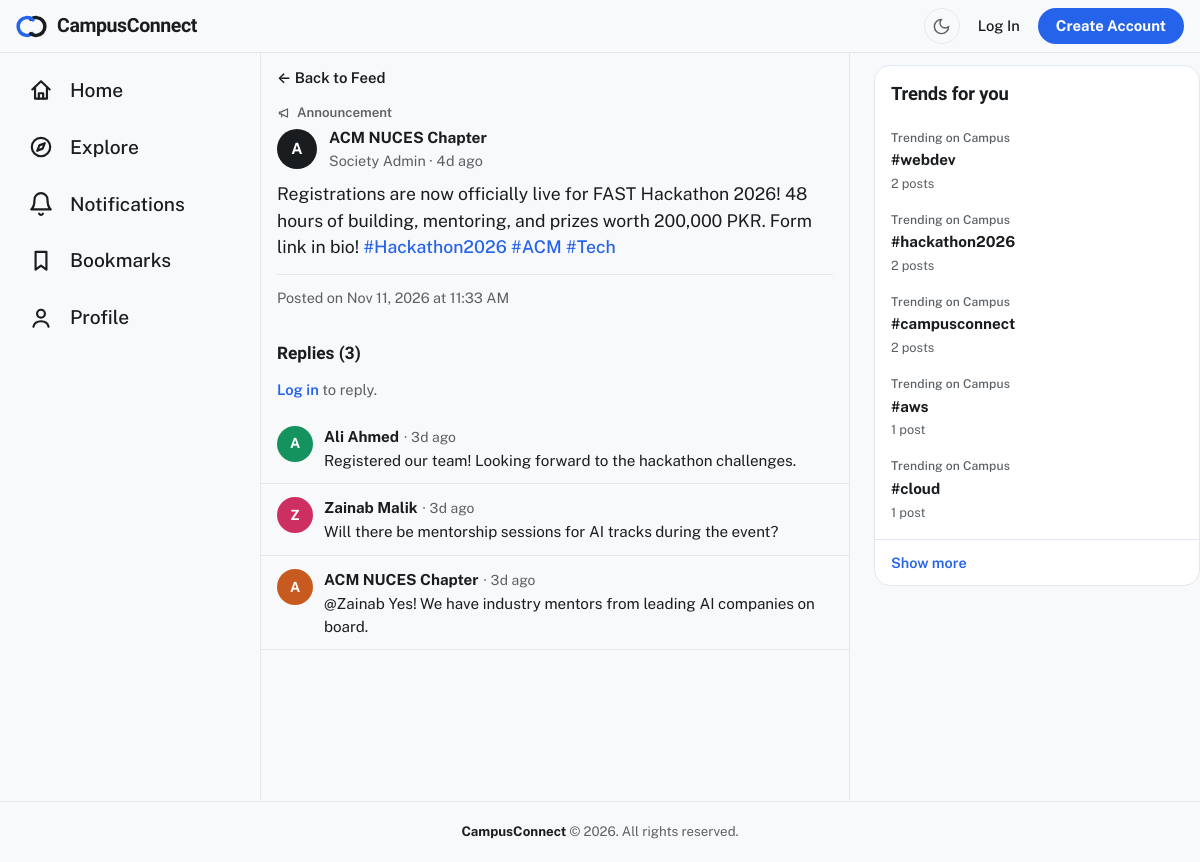
/post.php?id=2, run on the app's committed database.
### tables this page shows
CREATE TABLE IF NOT EXISTS posts (
    id INT AUTO_INCREMENT PRIMARY KEY,
    user_id INT NOT NULL,
    content TEXT NOT NULL,
    is_announcement TINYINT(1) NOT NULL DEFAULT 0,
    created_at TIMESTAMP DEFAULT CURRENT_TIMESTAMP,
    updated_at TIMESTAMP DEFAULT CURRENT_TIMESTAMP ON UPDATE CURRENT_TIMESTAMP,
    deleted_at TIMESTAMP NULL DEFAULT NULL,
    CONSTRAINT fk_posts_user FOREIGN KEY (user_id) REFERENCES users(id) ON DELETE CASCADE
);

CREATE TABLE IF NOT EXISTS users (
    id INT AUTO_INCREMENT PRIMARY KEY,
    name VARCHAR(255) NOT NULL,
    email VARCHAR(255) UNIQUE NOT NULL,
    password_hash VARCHAR(255) NOT NULL,
    role ENUM('student', 'society_admin', 'system_admin') DEFAULT 'student',
    bio TEXT DEFAULT NULL,
    cover_style VARCHAR(20) NOT NULL DEFAULT 'signature',
    created_at TIMESTAMP DEFAULT CURRENT_TIMESTAMP
);

CREATE TABLE IF NOT EXISTS replies (
    id INT AUTO_INCREMENT PRIMARY KEY,
    post_id INT NOT NULL,
    user_id INT NOT NULL,
    content TEXT NOT NULL,
    created_at TIMESTAMP DEFAULT CURRENT_TIMESTAMP,
    updated_at TIMESTAMP DEFAULT CURRENT_TIMESTAMP ON UPDATE CURRENT_TIMESTAMP,
    deleted_at TIMESTAMP NULL DEFAULT NULL,
    CONSTRAINT fk_replies_post FOREIGN KEY (post_id) REFERENCES posts(id) ON DELETE CASCADE,
    CONSTRAINT fk_replies_user FOREIGN KEY (user_id) REFERENCES users(id) ON DELETE CASCADE
);

CREATE TABLE IF NOT EXISTS hashtags (
    id INT AUTO_INCREMENT PRIMARY KEY,
    tag VARCHAR(100) UNIQUE NOT NULL,
    created_at TIMESTAMP DEFAULT CURRENT_TIMESTAMP
);

### classes/DbSessionHandler.php (called while the page is built, shortened)
<?php
class DbSessionHandler implements SessionHandlerInterface {
    private PDO $db;
    public function __construct(PDO $dbConnection) {
        $this->db = $dbConnection;
    }
    public function open(string $path, string $name): bool {
        return true;
    }
    public function read(string $id): string|false {
        $sql = "SELECT data FROM sessions WHERE id = :id LIMIT 1";
        $stmt = $this->db->prepare($sql);
        $stmt->bindParam(':id', $id, PDO::PARAM_STR);
        $stmt->execute();
        $row = $stmt->fetch(PDO::FETCH_ASSOC);
        return $row ? (string)$row['data'] : '';
    }
}

### classes/Auth.php (called while the page is built, shortened)
<?php
require_once __DIR__ . '/Authorization.php';
class Auth {
    private static function startSession() {
        if (session_status() === PHP_SESSION_NONE && !headers_sent()) {
            session_start();
        }
    }
    private static function enforceIdleTimeout(): void {
        $lastActivity = isset($_SESSION['last_activity']) ? (int)$_SESSION['last_activity'] : 0;
    }
    public static function isLoggedIn() {
        return isset($_SESSION['user_id']);
    }
    public static function user() {
        self::startSession();
        return null;
    }
}

### classes/Post.php (called while the page is built, shortened)
<?php
require_once __DIR__ . '/Hashtag.php';
class Post {
    private PDO $db;
    public function __construct(PDO $dbConnection) {
        $this->db = $dbConnection;
    }
    public function getById(int $postId, int $viewerId = 0) {
        $viewerSubquery = $viewerId > 0
            ? ", (SELECT COUNT(*) FROM likes l WHERE l.post_id = p.id AND l.user_id = :viewer_id) AS is_liked,
               (SELECT COUNT(*) FROM bookmarks b WHERE b.post_id = p.id AND b.user_id = :viewer_id2) AS is_bookmarked"
            : ", 0 AS is_liked, 0 AS is_bookmarked";
        $sql = "SELECT p.id, p.user_id, p.content, p.is_announcement, p.created_at, p.updated_at,
                       u.name AS author_name, u.role AS author_role,
                       (SELECT COUNT(*) FROM replies r WHERE r.post_id = p.id AND r.deleted_at IS NULL) AS reply_count,
                       (SELECT COUNT(*) FROM likes l2 WHERE l2.post_id = p.id) AS like_count
                       {$viewerSubquery}
                FROM posts p
                JOIN users u ON p.user_id = u.id
                WHERE p.id = :id AND p.deleted_at IS NULL
                LIMIT 1";
        $stmt = $this->db->prepare($sql);
        $stmt->bindParam(':id', $postId, PDO::PARAM_INT);
        $stmt->execute();
        $post = $stmt->fetch(PDO::FETCH_ASSOC);
        if ($post) {
            $post['time_ago'] = $this->formatTimeAgo($post['created_at']);
        }
        return $post;
    }
    public static function formatTimeAgo(string $datetime): string {
        $timestamp = strtotime($datetime);
        $diff = time() - $timestamp;
        if ($diff < 604800) {
            return floor($diff / 86400) . 'd ago';
        }
        return date('M j, Y', $timestamp);
    }
}

### classes/Authorization.php (called while the page is built, shortened)
<?php
class Authorization {
    public static function normalizeRole($role): string {
        $clean = is_string($role) ? strtolower(trim($role)) : '';
        return in_array($clean, self::ROLES, true) ? $clean : self::ROLE_STUDENT;
    }
    public static function isOfficialRole($role): bool {
        $role = self::normalizeRole($role);
        return $role === self::ROLE_SYSTEM_ADMIN || $role === self::ROLE_SOCIETY_ADMIN;
    }
    public static function displayLabel($role): string {
        $role = self::normalizeRole($role);
        return self::DISPLAY_LABELS[$role] ?? 'Student';
    }
}

### classes/Reply.php (called while the page is built, shortened)
<?php
require_once __DIR__ . '/Post.php';
class Reply {
    private PDO $db;
    public function __construct(PDO $dbConnection) {
        $this->db = $dbConnection;
    }
    public function getByPostId(int $postId, int $limit = 100, int $offset = 0): array {
        $sql = "SELECT r.id, r.post_id, r.user_id, r.content, r.created_at, r.updated_at,
                       u.name AS author_name, u.role AS author_role
                FROM replies r
                JOIN users u ON r.user_id = u.id
                WHERE r.post_id = :post_id AND r.deleted_at IS NULL
                ORDER BY r.created_at ASC, r.id ASC
                LIMIT :limit OFFSET :offset";
        $stmt = $this->db->prepare($sql);
        $stmt->bindParam(':post_id', $postId, PDO::PARAM_INT);
        $stmt->bindValue(':limit', $limit, PDO::PARAM_INT);
        $stmt->bindValue(':offset', $offset, PDO::PARAM_INT);
        $stmt->execute();
        $rows = $stmt->fetchAll(PDO::FETCH_ASSOC);
        return $rows;
    }
}

### post.php (the view, shortened to what this page needs)
<?php
require_once 'config/Database.php';
require_once 'classes/Post.php';
require_once 'classes/Reply.php';
require_once 'classes/Bookmark.php';
require_once 'classes/Report.php';
require_once 'includes/social_widgets.php';
require_once 'includes/header.php';
$db = Database::getInstance()->getConnection();
$postId = (int)($_GET['id'] ?? 0);
$post = false;
$replies = [];
if ($postId > 0) {
    $postModel = new Post($db);
    $viewerId = $currentUser ? (int)$currentUser['id'] : 0;
    $post = $postModel->getById($postId, $viewerId);
    if ($post) {
        $replyModel = new Reply($db);
        $replies = $replyModel->getByPostId($postId);
    }
}
?>
<div class="layout-3col">
    <?php renderLeftNav(''); ?>
    <div class="col-main">
    <a href="index.php" class="back-link">&larr; Back to Feed</a>
    <?php if (!$post): ?>
        <div class="empty-state" style="margin-top: 1rem;">
            <span class="empty-icon"><svg viewBox="0 0 24 24" fill="none" stroke="currentColor" stroke-width="1.7" stroke-linecap="round" stroke-linejoin="round" aria-hidden="true"><circle cx="11" cy="11" r="6.5"/><path d="m16 16 4.5 4.5"/></svg></span>
            <h4 class="empty-title">Post not found</h4>
            <p class="empty-text">
                This post may have been deleted, or the link is incorrect.
            </p>
        </div>
    <?php else: ?>
        <?php
            $authorInitial = strtoupper(mb_substr(trim($post['author_name']), 0, 1, 'UTF-8'));
            $createdFormatted = date('M j, Y \a\t g:i A', strtotime($post['created_at']));
        ?>
        <?php $detailIsAnnouncement = !empty($post['is_announcement']); ?>
        <div class="detail-card">
            <?php if ($detailIsAnnouncement): ?>
                <div class="announce-line"><svg viewBox="0 0 24 24" fill="none" stroke="currentColor" stroke-width="2" stroke-linecap="round" stroke-linejoin="round" aria-hidden="true"><path d="M4 10.5v3h2.5L18 19V5L6.5 10.5H4Z"/><path d="M8 14v4.5"/></svg>Announcement</div>
            <?php endif; ?>
            <div class="detail-head">
                <span class="avatar-md<?= avatarToneClass((int)$post['user_id'], (string)($post['author_role'] ?? '')) ?>"><?= htmlspecialchars($authorInitial) ?></span>
                <div>
                    <div class="detail-author">
                        <?= htmlspecialchars($post['author_name']) ?>
                    </div>
                    <div class="detail-meta">
                        <?= htmlspecialchars(Authorization::displayLabel($post['author_role'] ?? 'student')) ?> &middot; <?= htmlspecialchars($post['time_ago']) ?>
                    </div>
                </div>
            </div>
            <p class="detail-content"><?= Hashtag::renderHashtagLinks(htmlspecialchars($post['content'])) ?></p>
            <div class="detail-foot">
                Posted on <?= htmlspecialchars($createdFormatted) ?>
            </div>
        </div>
        <h3 class="section-title">
            Replies (<?= count($replies) ?>)
        </h3>
        <?php if ($currentUser): ?>
            <div class="compose-card">
                <form method="POST" action="reply_action.php" id="reply-form">
                    <?= Csrf::field() ?>
                    <input type="hidden" name="action" value="create">
                    <input type="hidden" name="post_id" value="<?= (int)$post['id'] ?>">
                    <div class="compose-flex">
                        <span class="avatar-md<?= avatarToneClass((int)$currentUser['id'], (string)$currentUser['role']) ?>"><?= htmlspecialchars(strtoupper(mb_substr(trim($currentUser['name']), 0, 1, 'UTF-8'))) ?></span>
                        <textarea id="reply-content" class="form-control" name="content" rows="3" maxlength="280" placeholder="Write a reply..."></textarea>
                    </div>
                    <div class="compose-row">
                        <span id="reply-counter" class="char-counter">0 / 280</span>
                        <button type="submit" id="reply-submit" class="btn-primary" disabled>Reply</button>
                    </div>
                </form>
            </div>
            <script>
                (function () {
                    var textarea = document.getElementById('reply-content');
                    var counter = document.getElementById('reply-counter');
                    var submit = document.getElementById('reply-submit');
                    var MAX = 280;
                    function refreshCounter() {
                        var len = textarea.value.trim().length;
                        counter.textContent = len + ' / ' + MAX;
                        var invalid = len === 0 || len > MAX;
                        counter.style.color = len > MAX ? '#D92D20' : '#536471';
                        submit.disabled = invalid;
                    }
                    textarea.addEventListener('input', refreshCounter);
                    refreshCounter();
                })();
            </script>
        <?php else: ?>
            <p class="login-to-reply">
                <a href="login.php">Log in</a> to reply.
            </p>
        <?php endif; ?>
        <?php if (empty($replies)): ?>
            <p class="login-to-reply">No replies yet. Be the first to reply.</p>
        <?php else: ?>
            <?php foreach ($replies as $reply): ?>
                <?php
                    $replyInitial = strtoupper(mb_substr(trim($reply['author_name']), 0, 1, 'UTF-8'));
                ?>
                <div class="reply-card">
                    <span class="avatar-sm<?= avatarToneClass((int)$reply['user_id']) ?>"><?= htmlspecialchars($replyInitial) ?></span>
                    <div class="reply-body">
                        <div class="reply-head">
                            <a class="reply-author" href="profile.php?id=<?= (int)$reply['user_id'] ?>"><?= htmlspecialchars($reply['author_name']) ?></a>
                            <span class="reply-time">&middot; <?= htmlspecialchars($reply['time_ago'] ?? date('M j, g:i A', strtotime($reply['created_at']))) ?></span>
                        </div>
                        <p class="reply-content"><?= Hashtag::renderHashtagLinks(htmlspecialchars($reply['content'])) ?></p>
                    </div>
                </div>
            <?php endforeach; ?>
        <?php endif; ?>
    <?php endif; ?>
    </div>
    <div class="col-side">
        <?php renderTrendingHashtagsWidget($db); ?>
    </div>
</div>
<?php require_once 'includes/footer.php'; ?>

### includes/social_widgets.php (shortened to what this page needs)
<?php
require_once __DIR__ . '/../classes/Hashtag.php';
function renderLeftNav(string $active): void {
    $viewerId = isset($GLOBALS['currentUser']['id']) ? (int)$GLOBALS['currentUser']['id'] : 0;
    $unreadCount = 0;
    $svgAttrs = 'viewBox="0 0 24 24" fill="none" stroke="currentColor" stroke-width="1.8" stroke-linecap="round" stroke-linejoin="round" aria-hidden="true"';
    $links = [
        'home' => ['index.php', 'Home', '<svg ' . $svgAttrs . '><path d="M4 11.5 12 4l8 7.5"/><path d="M6.5 9.5V20h11V9.5"/><path d="M10 20v-5h4v5"/></svg>', 0],
        'explore' => ['explore.php', 'Explore', '<svg ' . $svgAttrs . '><circle cx="12" cy="12" r="8.5"/><path d="M15.5 8.5 13.5 13.5 8.5 15.5 10.5 10.5Z"/></svg>', 0],
        'notifications' => ['notifications.php', 'Notifications', '<svg ' . $svgAttrs . '><path d="M18 8A6 6 0 0 0 6 8c0 7-3 9-3 9h18s-3-2-3-9"/><path d="M13.73 21a2 2 0 0 1-3.46 0"/></svg>', $unreadCount],
        'bookmarks' => ['bookmarks.php', 'Bookmarks', '<svg ' . $svgAttrs . '><path d="M7 3.5h10V20l-5-3.8L7 20Z"/></svg>', 0],
        'profile' => [$viewerId ? 'profile.php?id=' . $viewerId : 'login.php', 'Profile', '<svg ' . $svgAttrs . '><circle cx="12" cy="8" r="3.6"/><path d="M5 20c.8-3.4 3.6-5 7-5s6.2 1.6 7 5"/></svg>', 0],
    ];
    echo '<nav class="col-nav" aria-label="Section">';
    foreach ($links as $key => [$href, $label, $icon, $badge]) {
        $isActive = $key === $active ? ' nav-col-active' : '';
        echo '<a href="' . htmlspecialchars($href) . '" class="nav-col-link' . $isActive . '"'
            . ' aria-label="' . htmlspecialchars($label) . '"'
            . ($key === $active ? ' aria-current="page"' : '') . '>'
            . $icon . '<span>' . htmlspecialchars($label) . '</span>';
        echo '</a>';
    }
    echo '</nav>';
}
function renderTrendingHashtagsWidget(PDO $db, int $limit = 5): void {
    require_once __DIR__ . '/../classes/Hashtag.php';
    $hashtagModel = new Hashtag($db);
    $trending = $hashtagModel->getTrending($limit);
    echo '<div class="widget">';
    echo '<h4 class="widget-title">Trends for you</h4>';
    if (empty($trending)) {
        echo '<p class="widget-empty">No trending topics yet.</p>';
    } else {
        foreach ($trending as $item) {
            echo '<div class="trending-row">';
            echo '<a href="explore.php?tag=' . urlencode($item['tag']) . '" class="trending-link">';
            echo '<span class="trending-sub">Trending on Campus</span>';
            echo '<span class="trending-tag">#' . htmlspecialchars($item['tag']) . '</span>';
            echo '<span class="trending-count">' . (int)$item['post_count'] . ' ' . pluralize((int)$item['post_count'], 'post') . '</span>';
            echo '</a>';
            echo '</div>';
        }
    }
    echo '<a href="explore.php" class="widget-more">Show more</a>';
    echo '</div>';
}

### data on the page
posts: user.name "A", user.name "ACM NUCES Chapter", user.role "Society Admin", content "Registrations are now officially live for FAST Hackathon 2026! 48 hours of building, mentoring, and prizes worth 200,000 PKR. Form link in bio!", created_at "Nov 11, 2026 at 11:33 AM"
replies: user.name "A", user.name "Ali Ahmed", time_ago "3d ago", content "Registered our team! Looking forward to the hackathon challenges."
replies: user.name "Z", user.name "Zainab Malik", time_ago "3d ago", content "Will there be mentorship sessions for AI tracks during the event?"
replies: user.name "A", user.name "ACM NUCES Chapter", time_ago "3d ago", content "@Zainab Yes! We have industry mentors from leading AI companies on board."
hashtags: tag "webdev", post_count "2", post_count "posts"
hashtags: tag "hackathon2026", post_count "2", post_count "posts"
hashtags: tag "campusconnect", post_count "2", post_count "posts"
hashtags: tag "aws", post_count "1", post_count "post"
hashtags: tag "cloud", post_count "1", post_count "post"

### other printed values
$label "Home"
$label "Explore"
$label "Notifications"
$label "Bookmarks"
$label "Profile"
$post['time_ago'] "4d ago"
$rawTag "Hackathon2026 ACM Tech"
count($replies) "3"
